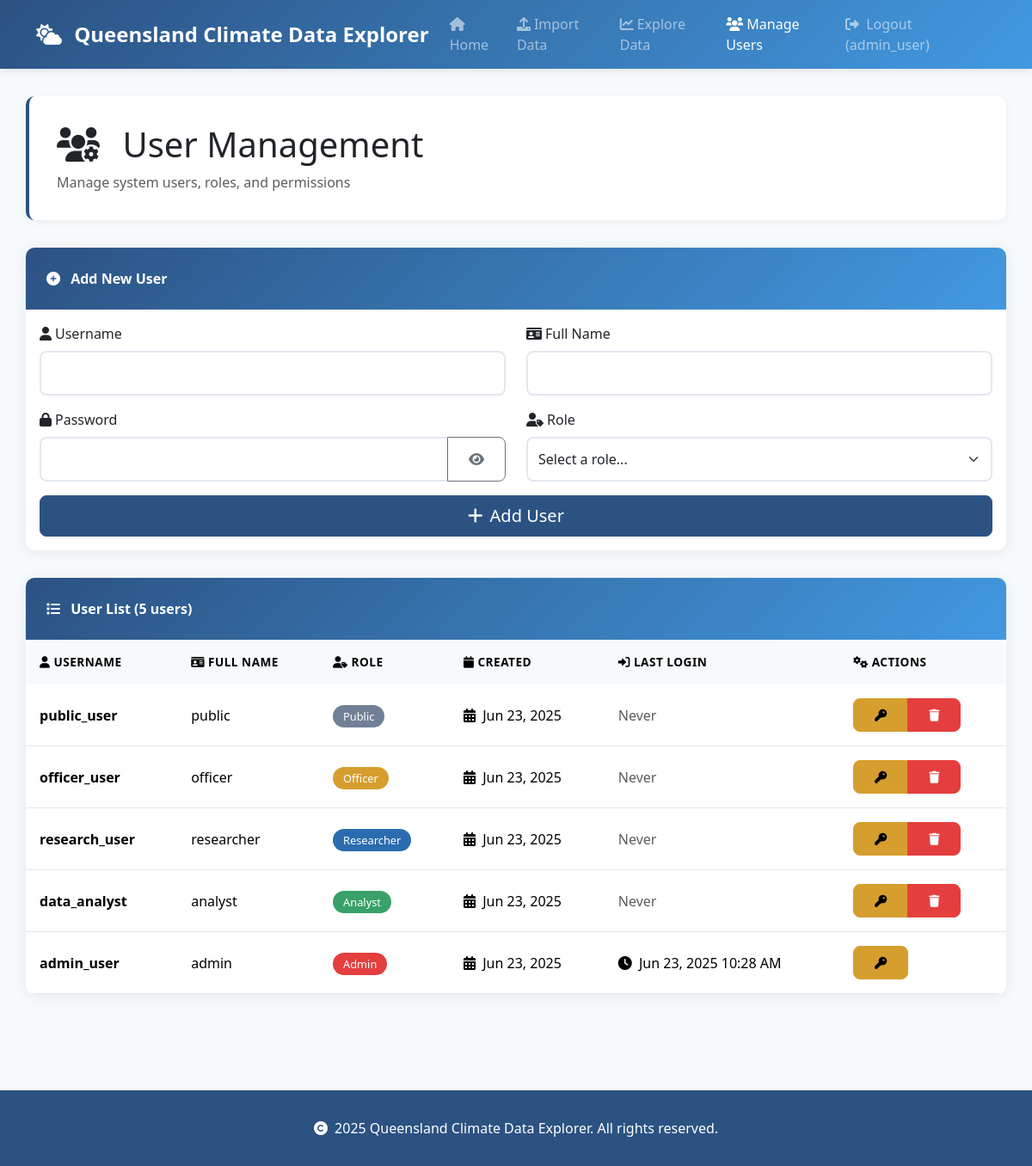
/users.php (signed in), run on the app's committed database.
### tables this page shows
CREATE TABLE IF NOT EXISTS `users` (
  `id` int NOT NULL AUTO_INCREMENT,
  `username` varchar(50) NOT NULL,
  `password` varchar(255) NOT NULL,
  `name` varchar(255) DEFAULT NULL,
  `role` enum('admin','analyst','researcher','officer','public') NOT NULL,
  `last_login` datetime DEFAULT NULL,
  `created_at` timestamp NULL DEFAULT (now()),
  PRIMARY KEY (`id`),
  UNIQUE KEY `username` (`username`)
);

### auth.php (called while the page is built, shortened)
<?php
class Auth
{
    private $user = null;
    public function __construct()
    {
        if (isset($_SESSION['user'])) {
            $this->user = $_SESSION['user'];
        }
    }
    public function getCurrentUser()
    {
        return $this->user;
    }
}

### database.php (called while the page is built, shortened)
<?php
class Database
{
    private $host = 'localhost';
    private $db_name = 'climate_data';
    private $username = 'root';
    private $password = '';
    private $conn;
    public function getConnection()
    {
        if ($this->conn === null) {
            try {
                $this->conn = new PDO(
                    "mysql:host={$this->host};dbname={$this->db_name}",
                    $this->username,
                    $this->password
                );
                $this->conn->setAttribute(PDO::ATTR_ERRMODE, PDO::ERRMODE_EXCEPTION);
                $this->conn->setAttribute(PDO::ATTR_DEFAULT_FETCH_MODE, PDO::FETCH_ASSOC);
                $this->conn->exec("SET NAMES utf8");
            } catch (PDOException $e) {
                throw new Exception("Database connection error: " . $e->getMessage());
            }
        }
        return $this->conn;
    }
    public function prepare($sql)
    {
        return $this->getConnection()->prepare($sql);
    }
}
?>

### users.php (the view, shortened to what this page needs)
<?php
require_once 'auth.php';
require_once 'database.php';
$auth = new Auth();
$db = new Database();
$stmt = $db->prepare("SELECT id, username, name, role, created_at, last_login FROM users ORDER BY created_at DESC");
$stmt->execute();
$users = $stmt->fetchAll(PDO::FETCH_ASSOC);
?>
<!DOCTYPE html>
<html lang="en">
<head>
    <link href="https://cdn.jsdelivr.net/npm/bootstrap@5.3.2/dist/css/bootstrap.min.css" rel="stylesheet">
    <link href="https://cdnjs.cloudflare.com/ajax/libs/font-awesome/6.0.0/css/all.min.css" rel="stylesheet">
</head>
<body>
    <nav class="navbar navbar-expand-lg navbar-dark">
        <div class="container">
            <a class="navbar-brand" href="index.php">
                <i class="fas fa-cloud-sun me-2"></i>
                Queensland Climate Data Explorer
            </a>
            <div class="collapse navbar-collapse" id="navbarNav">
                <ul class="navbar-nav ms-auto">
                    <li class="nav-item">
                        <a class="nav-link" href="index.php"><i class="fas fa-home me-1"></i>Home</a>
                    </li>
                    <li class="nav-item">
                        <a class="nav-link" href="import.php"><i class="fas fa-upload me-1"></i>Import Data</a>
                    </li>
                    <li class="nav-item">
                        <a class="nav-link" href="explore.php"><i class="fas fa-chart-line me-1"></i>Explore Data</a>
                    </li>
                    <li class="nav-item">
                        <a class="nav-link active" href="users.php"><i class="fas fa-users me-1"></i>Manage Users</a>
                    </li>
                    <li class="nav-item">
                        <a class="nav-link" href="logout.php">
                            <i class="fas fa-sign-out-alt me-1"></i>
                            Logout (<?php echo htmlspecialchars($auth->getCurrentUser()['username']); ?>)
                        </a>
                    </li>
                </ul>
            </div>
        </div>
    </nav>
    <div class="container main-content">
        <div class="page-header">
            <h1 class="mb-0">
                <i class="fas fa-users-cog me-3"></i>
                User Management
            </h1>
            <p class="mt-2 mb-0 text-muted">Manage system users, roles, and permissions</p>
        </div>
        <div class="card">
            <div class="card-header">
                <i class="fas fa-plus-circle me-2"></i>
                Add New User
            </div>
            <div class="card-body">
                <form method="POST" class="needs-validation" novalidate>
                    <div class="row">
                        <div class="col-md-6 mb-3">
                            <label for="username" class="form-label">
                                <i class="fas fa-user me-1"></i>Username
                            </label>
                            <input type="text" class="form-control" id="username" name="username" required>
                        </div>
                        <div class="col-md-6 mb-3">
                            <label for="name" class="form-label">
                                <i class="fas fa-id-card me-1"></i>Full Name
                            </label>
                            <input type="text" class="form-control" id="name" name="name" required>
                        </div>
                    </div>
                    <div class="row">
                        <div class="col-md-6 mb-3">
                            <label for="password" class="form-label">
                                <i class="fas fa-lock me-1"></i>Password
                            </label>
                            <div class="input-group">
                                <input type="password" class="form-control" id="password" name="password" required>
                                <button class="btn btn-outline-secondary" type="button" onclick="togglePassword('password')">
                                    <i class="fas fa-eye" id="password-icon"></i>
                                </button>
                            </div>
                        </div>
                        <div class="col-md-6 mb-3">
                            <label for="role" class="form-label">
                                <i class="fas fa-user-tag me-1"></i>Role
                            </label>
                            <select class="form-select" id="role" name="role" required>
                                <option value="">Select a role...</option>
                            </select>
                        </div>
                    </div>
                    <div class="d-grid">
                        <button type="submit" class="btn btn-primary btn-lg">
                            <i class="fas fa-plus me-2"></i>Add User
                        </button>
                    </div>
                </form>
            </div>
        </div>
        <div class="card">
            <div class="card-header d-flex justify-content-between align-items-center">
                <span>
                    <i class="fas fa-list me-2"></i>
                    User List (<?php echo count($users); ?> users)
                </span>
            </div>
            <div class="card-body p-0">
                <div class="table-responsive">
                    <table class="table table-hover mb-0">
                        <thead>
                            <tr>
                                <th><i class="fas fa-user me-1"></i>Username</th>
                                <th><i class="fas fa-id-card me-1"></i>Full Name</th>
                                <th><i class="fas fa-user-tag me-1"></i>Role</th>
                                <th><i class="fas fa-calendar me-1"></i>Created</th>
                                <th><i class="fas fa-sign-in-alt me-1"></i>Last Login</th>
                                <th><i class="fas fa-cogs me-1"></i>Actions</th>
                            </tr>
                        </thead>
                        <tbody>
                            <?php if (empty($users)): ?>
                                <tr>
                                    <td colspan="6" class="text-center py-4">
                                        <i class="fas fa-users fa-3x text-muted mb-3"></i>
                                        <p class="text-muted">No users found</p>
                                    </td>
                                </tr>
                            <?php else: ?>
                                <?php foreach ($users as $user): ?>
                                    <tr>
                                        <td>
                                            <strong><?php echo htmlspecialchars($user['username']); ?></strong>
                                        </td>
                                        <td><?php echo htmlspecialchars($user['name'] ?? 'N/A'); ?></td>
                                        <td>
                                            <span class="role-badge role-<?php echo $user['role']; ?>">
                                                <?php echo ucfirst($user['role']); ?>
                                            </span>
                                        </td>
                                        <td>
                                            <i class="fas fa-calendar-alt me-1"></i>
                                            <?php echo date('M j, Y', strtotime($user['created_at'])); ?>
                                        </td>
                                        <td>
                                            <?php if ($user['last_login']): ?>
                                                <i class="fas fa-clock me-1"></i>
                                                <?php echo date('M j, Y g:i A', strtotime($user['last_login'])); ?>
                                            <?php else: ?>
                                                <span class="text-muted">Never</span>
                                            <?php endif; ?>
                                        </td>
                                        <td>
                                            <div class="btn-group btn-group-sm" role="group">
                                                <button type="button" class="btn btn-warning"
                                                    onclick="openPasswordModal(<?php echo $user['id']; ?>, '<?php echo htmlspecialchars($user['username']); ?>')">
                                                    <i class="fas fa-key"></i>
                                                </button>
                                                <?php if ($user['id'] != $auth->getCurrentUser()['id']): ?>
                                                    <button type="button" class="btn btn-danger"
                                                        onclick="confirmDelete(<?php echo $user['id']; ?>, '<?php echo htmlspecialchars($user['username']); ?>')">
                                                        <i class="fas fa-trash"></i>
                                                    </button>
                                                <?php endif; ?>
                                            </div>
                                        </td>
                                    </tr>
                                <?php endforeach; ?>
                            <?php endif; ?>
                        </tbody>
                    </table>
                </div>
            </div>
        </div>
    </div>
    <footer class="footer">
        <div class="container">
            <p class="mb-0">
                <i class="fas fa-copyright me-1"></i>
                <?php echo date('Y'); ?> Queensland Climate Data Explorer. All rights reserved.
            </p>
        </div>
    </footer>
</body>
</html>

### users.php (style rules this page uses)
:root { --primary-color: #2c5282; --secondary-color: #4299e1; --success-color: #38a169; --danger-color: #e53e3e; --warning-color: #d69e2e; --light-bg: #f7fafc; --border-color: #e2e8f0; }
body { background-color: var(--light-bg); font-family: 'Segoe UI', Tahoma, Geneva, Verdana, sans-serif; }
.navbar { background: linear-gradient(135deg, var(--primary-color), var(--secondary-color)); box-shadow: 0 2px 10px rgba(0, 0, 0, 0.1); }
.navbar-brand { font-weight: 700; font-size: 1.5rem; }
.main-content { padding: 2rem 0; }
.page-header { background: white; border-radius: 10px; padding: 2rem; margin-bottom: 2rem; box-shadow: 0 2px 10px rgba(0, 0, 0, 0.05); border-left: 4px solid var(--primary-color); }
.card { border: none; border-radius: 10px; box-shadow: 0 2px 15px rgba(0, 0, 0, 0.08); margin-bottom: 2rem; overflow: hidden; }
.card-header { background: linear-gradient(135deg, var(--primary-color), var(--secondary-color)); color: white; font-weight: 600; padding: 1.5rem; border: none; }
.form-control, .form-select { border: 2px solid var(--border-color); border-radius: 8px; padding: 0.75rem; transition: all 0.3s ease; }
.btn { border-radius: 8px; padding: 0.5rem 1.5rem; font-weight: 500; transition: all 0.3s ease; }
.btn-primary { background: var(--primary-color); border-color: var(--primary-color); }
.btn-warning { background: var(--warning-color); border-color: var(--warning-color); }
.btn-danger { background: var(--danger-color); border-color: var(--danger-color); }
.table { border-radius: 8px; overflow: hidden; }
.table thead th { background: var(--light-bg); border: none; font-weight: 600; text-transform: uppercase; font-size: 0.85rem; letter-spacing: 0.5px; padding: 1rem; }
.table tbody td { padding: 1rem; vertical-align: middle; border-color: var(--border-color); }
.role-badge { padding: 0.25rem 0.75rem; border-radius: 50px; font-size: 0.8rem; font-weight: 500; }
.role-admin { background: #e53e3e; color: white; }
.role-researcher { background: #2b6cb0; color: white; }
.role-analyst { background: #38a169; color: white; }
.role-officer { background: #d69e2e; color: white; }
.role-public { background: #718096; color: white; }
.footer { background: var(--primary-color); color: white; text-align: center; padding: 2rem 0; margin-top: 3rem; }

### data on the page
users: username "admin_user", name "admin", role "Admin", created_at "Jun 23, 2025", last_login "Jun 23, 2025 10:28 AM"
users: username "public_user", name "public", role "Public", created_at "Jun 23, 2025", shows "Never"
users: username "officer_user", name "officer", role "Officer", created_at "Jun 23, 2025", shows "Never"
users: username "research_user", name "researcher", role "Researcher", created_at "Jun 23, 2025", shows "Never"
users: username "data_analyst", name "analyst", role "Analyst", created_at "Jun 23, 2025", shows "Never"

### other printed values
count($users) "5"
